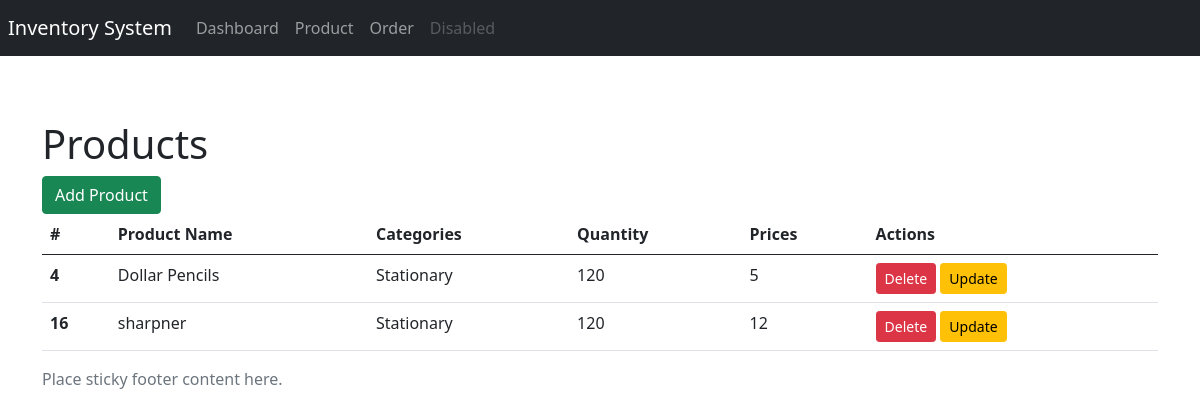
The page /Management/product (signed in) on the database as committed earlier.
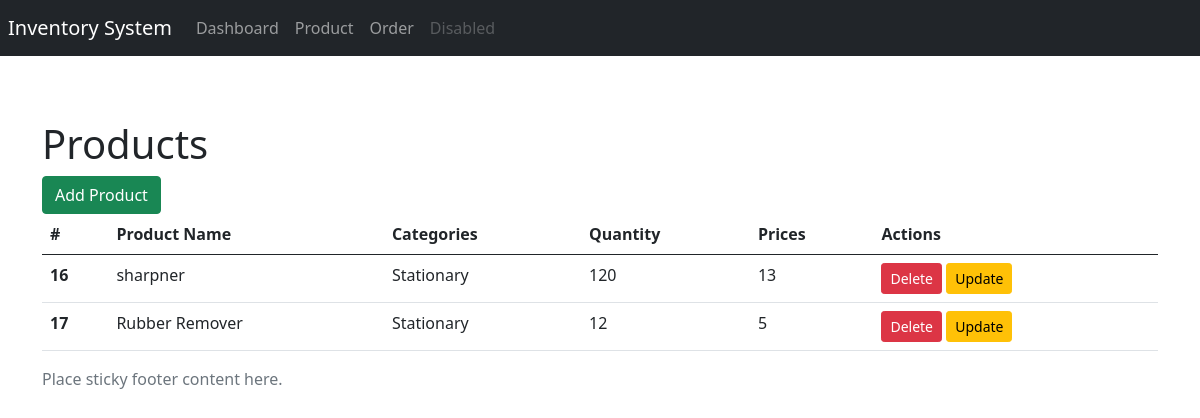
The same page on the database as committed later.
### Management/models.py (models this page shows, shortened)
class Product(models.Model):
    ProductName=models.CharField(max_length=100,null=True)
    ProductCategories= models.CharField(max_length=50,choices=CATEGORY,null=True)
    ProductPrice=models.PositiveBigIntegerField(null=True)
    ProductQty=models.PositiveBigIntegerField(null=True)

### Account/decorator.py (the view)
        def wrapper(request,*args, **kwargs):
            group = None
            if Group.objects.exists():
                group = Group.objects.all()
                print(group)
                return view_func(request,*args, **kwargs)
            else:
                print(group)
                return view_func(request,*args, **kwargs)

### Account/decorator.py (called while the page is built)
def allowed_users(allowed_roles=[]):
    def decorators(view_func):
        def wrapper(request,*args, **kwargs):
            group = None
            if Group.objects.exists():
                group = Group.objects.all()
                print(group)
                return view_func(request,*args, **kwargs)
            else:
                print(group)
                return view_func(request,*args, **kwargs)
        return wrapper
    return decorators

### Management/views.py (called while the page is built)
@login_required(login_url='user-login')
@allowed_users(allowed_roles=['Admin'])
def product(request):
    productsInfo = models.Product.objects.all()
    if request.method=="POST":
        form = ProductForm(request.POST)
        if form.is_valid():
            form.save()
            messages.success(request,"Product Added successfully")
        else:
            messages.warning(request,"Product Addition Unsuccessful.")
    else:
        form = ProductForm()
    ProductDictionary = {'ProductInfo':productsInfo,'form':form}
    return render(request,"Management/product.html",ProductDictionary)

### templates/Management/product.html (shortened to what this page needs)
{% extends "Management/layout.html" %}
{% load crispy_forms_tags %}
{% block pagename %}
Products
{% endblock pagename %}
{% block productnew %}
<button type="button" class="btn btn-success" data-toggle="modal" data-target="#exampleModal">
  Add Product
</button>
{% endblock productnew %}
{% block content %}
<div class="">
<table class="table table-hover">
  <thead>
    <tr>
      <th scope="col">#</th>
      <th scope="col">Product Name</th>
      <th scope="col">Categories</th>
      <th scope="col">Quantity</th>
      <th scope="col">Prices</th>
      <th scope="col">Actions</th>
    </tr>
  </thead>
  <tbody>
      {% if ProductInfo %}
      {% for ProductInfo  in ProductInfo %}
<tr>
  <th scope="row">{{ProductInfo.id}}</th>
  <td>{{ProductInfo.ProductName}}</td>
  <td>{{ProductInfo.ProductCategories}}</td>
  <td>{{ProductInfo.ProductQty}}</td>
  <td>{{ProductInfo.ProductPrice}}</td>
  <td>
    <button type="button" class="btn btn-sm btn-danger" onclick="window.location.href='/Management/productdelete/{{ProductInfo.id}}'">Delete</button>
    <button type="button" class="btn btn-sm btn-warning" onclick="window.location.href='/Management/updateProduct/{{ProductInfo.id}}'">Update</button>
    </td>
</tr>
{% endfor %}
{% else %}
<tr><td>---</td><td>---</td><td>---</td><td>---</td><td>---</td><td>---</td></tr>
{% endif %}
  </tbody>
</table>
</div>
{% endblock content %}

### templates/Management/layout.html (shortened to what this page needs)
{% extends "base.html" %}
{% load static %}
{% block body %}
<header class="container">
  <nav class="navbar navbar-expand-md navbar-dark fixed-top bg-dark">
    <a class="navbar-brand mx-2" href="#">Inventory System</a>
    <div class="collapse navbar-collapse" id="navbarCollapse">
      <ul class="navbar-nav mr-auto mx-2">
        <li class="nav-item active">
          <a class="nav-link" href="#">Dashboard</a>
        </li>
        <li class="nav-item">
          <a class="nav-link" href="{% url "ProductLink" %}">Product</a>
        </li>
        <li class="nav-item active">
          <a class="nav-link" href="#">Order</a>
        </li>
        <li class="nav-item">
          <a class="nav-link disabled" href="#">Disabled</a>
        </li>
      </ul>
    </div>
  </nav>
</header>
<main role="main" class="container">
  <div class="">
    <div class="col-md-4" style="padding-top:120px"><h1>{% block pagename %}{% endblock pagename %}</h1></div>
    <div class="col-md-4">{% block productnew %}{% endblock productnew %}</div>
  </div>
  {% block content %}
  {% endblock content %}
</main>
<footer class="footer">
  <div class="container">
    <span class="text-muted">Place sticky footer content here.</span>
  </div>
</footer>
{% endblock body %}

### templates/base.html (shortened to what this page needs)
{% load static %}
{% load crispy_forms_tags %}
<!doctype html>
<html lang="en">
  <head>
    <link rel="stylesheet" type="text/css" href="{% static 'css/bootstrap.css' %}">
    <link rel="stylesheet" type="text/css" href="{% static 'css/all.css' %}">
  </head>
  <body>
{% block body %}
{% endblock body %}
  </body>
</html>

Rows that differ between the two databases and show on the page:
removed Product: id "4", ProductName "Dollar Pencils", ProductCategories "Stationary", ProductQty "120", ProductPrice "5"
changed Product "sharpner": ProductPrice "12" → "13"
added Product: id "17", ProductName "Rubber Remover", ProductCategories "Stationary", ProductQty "12", ProductPrice "5"
